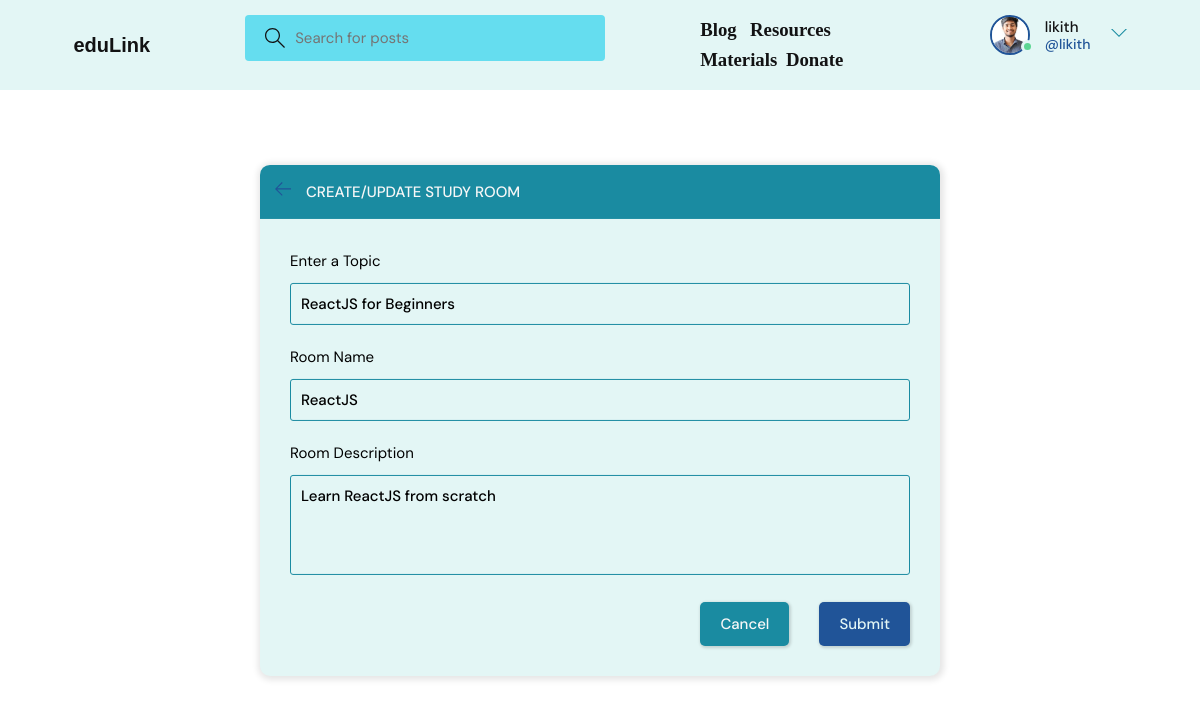
The page /update-room/2/ (signed in) on the database its author committed.
### base/models.py (models this page shows, shortened)
class User(AbstractUser):
    name = models.CharField(max_length=200, null=True)
    email = models.EmailField(unique=True, null=True)
    bio = models.TextField(null=True)
    avatar = models.ImageField(null=True, default="avatar.svg")
    USERNAME_FIELD = 'email'
    REQUIRED_FIELDS = []

class Room(models.Model):
    host = models.ForeignKey(User, on_delete=models.SET_NULL, null=True)
    topic = models.ForeignKey(Topic, on_delete=models.SET_NULL, null=True)
    name = models.CharField(max_length=200)
    description = models.TextField(null=True, blank=True)
    participants = models.ManyToManyField(
        User, related_name='participants', blank=True)
    updated = models.DateTimeField(auto_now=True)
    created = models.DateTimeField(auto_now_add=True)
    class Meta:
        ordering = ['-updated', '-created']

class Topic(models.Model):
    name = models.CharField(max_length=200)

### base/views.py (the view, shortened to what this page needs)
# urls.py: path('update-room/<str:pk>/', views.updateRoom, name="update-room"),
@login_required(login_url='login')
def updateRoom(request, pk):
    room = Room.objects.get(id=pk)
    form = RoomForm(instance=room)
    topics = Topic.objects.all()
    if request.user != room.host:
        return HttpResponse('Your are not allowed here!!')
    context = {'form': form, 'topics': topics, 'room': room}
    return render(request, 'base/room_form.html', context)

### base/forms.py
class RoomForm(ModelForm):
    class Meta:
        model = Room
        fields = '__all__'
        exclude = ['host', 'participants']

### base/templates/base/room_form.html (shortened to what this page needs)
{% extends 'main.html' %}
{% block content %}
<main class="create-room layout">
  <div class="container">
    <div class="layout__box">
      <div class="layout__boxHeader">
        <div class="layout__boxTitle">
          <a href="{{request.META.HTTP_REFERER}}">
            <svg version="1.1" xmlns="http://www.w3.org/2000/svg" width="32" height="32" viewBox="0 0 32 32">
              <title>arrow-left</title>
              <path
                d="M13.723 2.286l-13.723 13.714 13.719 13.714 1.616-1.611-10.96-10.96h27.625v-2.286h-27.625l10.965-10.965-1.616-1.607z">
              </path>
            </svg>
          </a>
          <h3>Create/Update Study Room</h3>
        </div>
      </div>
      <div class="layout__body">
        <form class="form" action="" method="POST">
          <div class="form__group">
            <label for="room_topic">Enter a Topic</label>
            <input required type="text" value="{{room.topic.name}}" name="topic" list="topic-list" />
          </div>
          <div class="form__group">
            <label for="room_name">Room Name</label>
            {{form.name}}
          </div>
          <div class="form__group">
            <label for="room_description">Room Description</label>
            {{form.description}}
          </div>
          <div class="form__action">
            <a class="btn btn--dark" href="{{request.META.HTTP_REFERER}}">Cancel</a>
            <button class="btn btn--main" type="submit">Submit</button>
          </div>
        </form>
      </div>
    </div>
  </div>
</main>
{% endblock content %}

### templates/navbar.html (shortened to what this page needs)
{% load static %}
<header class="header header--loggedIn">
  <div class="container">
    <a href="{% url 'home' %}" class="header__logo">
      <h1 style="color: #121213; font-weight: bold; font-family: 'Comic Sans MS', cursive, sans-serif;">eduLink</h1>
    </a>
    <form class="header__search" method="GET" action="{% url 'home' %}">
      <label>
        <input name="q" placeholder="Search for posts" />
      </label>
    </form>
    <div class="navbar-nav">
      <a class="nav-link" href="{% url 'article_list' %}" style="font-size: 1.25em;"><h1 style="color: #121213; font-weight: bold; font-family: 'Arial: A sans-serif';">Blog &nbsp;</h1></a>
      <a class="nav-link" href="{% url 'resource_list' %}" style="font-size: 1.25em;"><h1 style="color: #121213; font-weight: bold; font-family: 'Arial: A sans-serif';">Resources &nbsp;</h1></a>
      <a class="nav-link" href="{% url 'subject_list' %}" style="font-size: 1.25em;"><h1 style="color: #121213; font-weight: bold; font-family: 'Arial: A sans-serif';">Materials&nbsp;</h1></a>
      <a class="nav-link" href="{% url 'donate' %}" style="font-size: 1.25em;"><h1 style="color: #121213; font-weight: bold; font-family: 'Arial: A sans-serif';">Donate</h1></a>
  </div>
    <nav class="header__menu">
      {% if request.user.is_authenticated %}
      <div class="header__user">
        <a href="{% url 'update-user' %}">
          <div class="avatar avatar--medium active">
            <img src="{{request.user.avatar.url}}" />
          </div>
          <p>
            {{request.user.username}} <span>@{{request.user.username}}</span>
          </p>
        </a>
        <button class="dropdown-button">
          <svg
            version="1.1"
            xmlns="http://www.w3.org/2000/svg"
            width="32"
            height="32"
            viewBox="0 0 32 32"
          >
            <title>chevron-down</title>
            <path d="M16 21l-13-13h-3l16 16 16-16h-3l-13 13z"></path>
          </svg>
        </button>
      </div>
      {% else %}
      <a href="{% url 'login' %}">
        <img src="{% static 'images/avatar.svg' %}" />
        <p>Login</p>
      </a>
      {% endif %}
    </nav>
  </div>
</header>

### rows shown on the page
User: user.avatar (picture), user.username "likith"
Room: topic "ReactJS for Beginners", name "ReactJS", description "Learn ReactJS from scratch"
